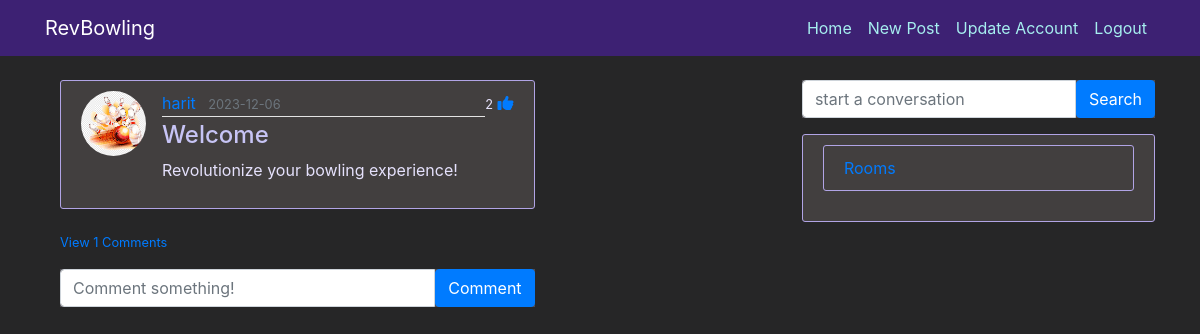
The app's page /post/1 (signed in) with its own data.
### flaskblog/models.py (models this page shows, shortened)
class User(db.Model, UserMixin):
    id = db.Column(db.Integer, primary_key=True)
    username = db.Column(db.String(20), unique=True, nullable=False)
    email = db.Column(db.String(120), unique=True, nullable=False)
    image_file = db.Column(db.String(20), nullable=False, default='default.jpg')
    password = db.Column(db.String(60), nullable=False)
    posts = db.relationship('Post', backref='author', lazy=True)
    comments = db.relationship('Comment', backref='user', passive_deletes=True)
    likes = db.relationship('Like', backref='user', passive_deletes=True)
    chat = db.relationship('Chat', backref='user', lazy=True)

class Post(db.Model):
    id = db.Column(db.Integer, primary_key=True)
    title = db.Column(db.String(100), nullable=False)
    date_posted = db.Column(db.DateTime, nullable=False, default=datetime.utcnow)
    content = db.Column(db.Text, nullable=False)
    user_id = db.Column(db.Integer, db.ForeignKey('user.id'), nullable=False)
    comments = db.relationship('Comment', cascade="all,delete", backref='post')
    likes = db.relationship('Like', cascade="all,delete", backref='post')

### flaskblog/posts/routes.py (the view)
@posts.route("/post/<int:post_id>")
def post(post_id):
    post = Post.query.get_or_404(post_id)
    user = current_user.username
    rooms = Chat.query.filter(Chat.rooms.like(f'%{user}%')).order_by(Chat.date_created.desc()).group_by(Chat.rooms)
    return render_template('post.html', title=post.title, post=post, rooms=rooms)

### flaskblog/models.py (called while the page is built)
@login_manager.user_loader
def load_user(user_id):
    return User.query.get(int(user_id))

### flaskblog/templates/post.html (shortened to what this page needs)
{% extends "layout.html" %}
{% block content %}
  <article class="media content-section">
    <img class="rounded-circle article-img" src="{{ url_for('static', filename='profile_pics/' + post.author.image_file) }}">
    <div class="media-body">
      <div class="article-metadata">
        <a class="mr-2" href="{{ url_for('users.user_posts', username=post.author.username) }}">{{ post.author.username }}</a>
        <small class="text-muted">{{ post.date_posted.strftime('%Y-%m-%d') }}</small>
      </div>
      <h4 class="article-title">{{ post.title }}</h4>
      <p class="article-content">{{ post.content }}</p>
    </div>
    <div>
      <small>{{ post.likes|length}}</small>
      {% if current_user in post.likes|map(attribute="user")%}
      <a href="/like-post/{{post.id}}"><i class="fas fa-thumbs-up"></i></a>
      {% else %}
      <a href="/like-post/{{post.id}}"><i class="far fa-thumbs-up"></i></a>
      {% endif %}
    </div>
  </article>
  <div>
    <div >
      <p class="card-text">
      {% if post.comments|length > 0 %}
      <a data-bs-toggle="collapse" href="#comments-{{post.id}}" role="button">
        <small>View {{post.comments|length}} Comments</small>
      </a>
      {% else %}
      <small class="text-muted">No Comments</small>
      {% endif %}
     </p>
       <form
          class="input-group mb-3"
          method="POST"
          action="/create-comment/{{post.id}}">
          <input
              type="text"
              id="text"
              name="text"
              class="form-control"
              placeholder="Comment something!"/>
          <button type="submit" class="btn btn-primary">Comment</button>
        </form>
    </div>
  </div>
{% endblock content %}

### flaskblog/static/main.css (style rules this page uses)
body { background: #262627; color: #e5e1fc; margin-top: 5rem; }
h1, h2, h3, h4, h5, h6 { color: #abb3d4; }
.input-group { background-color: #4e4c52; }
.content-section { background: #423f3f; padding: 10px 20px; border: 1px solid #b1a4e5; border-radius: 3px; margin-bottom: 20px; }
.article-title { color: #c7c4f5; }
.article-content { white-space: pre-line; }
.article-img { height: 65px; width: 65px; margin-right: 16px; }
.article-metadata { padding-bottom: 1px; margin-bottom: 4px; border-bottom: 1px solid #e3e3e3 }

### records on screen
User: image_file (picture), author.username "harit"
Post: date_posted "2023-12-06", title "Welcome", content "Revolutionize your bowling experience!"

### other values on screen
{{ post.likes|length }} "2"
{{ post.comments|length }} "1"
